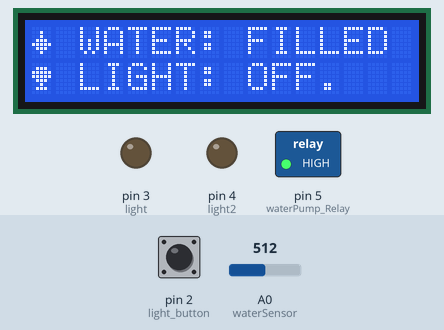
Bench run of a sketch on a simulated Arduino Uno, built with avr-gcc and run on an emulated ATmega328P. Parts: 16×2 character LCD, switched loads named in the sketch (green lamp = pin HIGH), output pins drawn as LEDs (lit = HIGH). Inputs (shaded band) come from the test bench; at power-on: A0 (waterSensor) = 512, pin 2 (light_button) HIGH. What the sketch prints to the serial monitor is not drawn.

Above: at 1.2 s.
1.3 s: A0 (waterSensor) set to 315
2.8 s: A0 (waterSensor) set to 284
At 3.3 s:
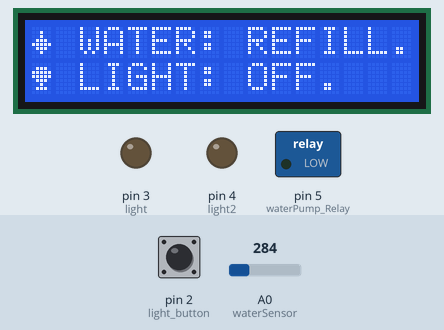
4.3 s: pin 2 (light_button) pulled LOW for 0.15 s
At 5.1 s:
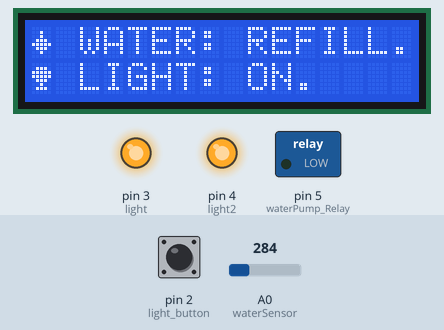
5.9 s: A0 (waterSensor) set to 716
At 6.7 s:
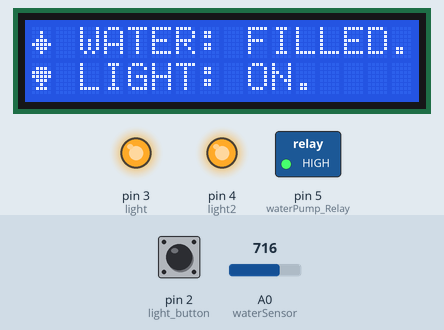
7.4 s: pin 2 (light_button) pulled LOW for 1 s
At 8.0 s:
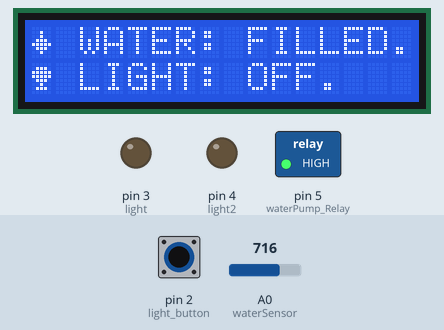
9.9 s: pin 2 (light_button) pulled LOW for 3.2 s
At 10.6 s:
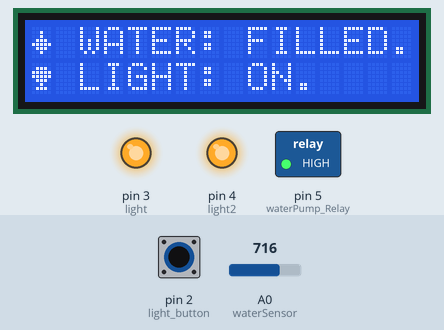
Timing chart, 0 to 12.9 s (numbered marks = the images above; inputs shaded):
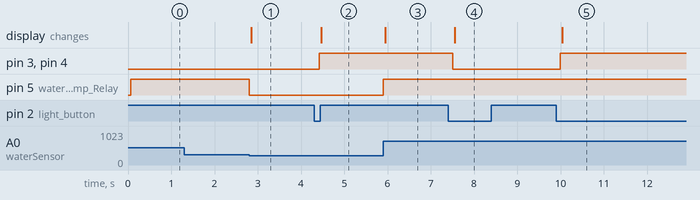

The sketch:

HydroLink.ino
```cpp
#include <LiquidCrystal_I2C.h>

//LCD variables
LiquidCrystal_I2C lcd(0x27, 16, 2);

byte light_c[8] = {
    B00000,
    B01110,
    B11111,
    B11111,
    B01110,
    B00100,
    B01110,
    B00000 };

byte water_c[8] = {
    B00000,
    B00100,
    B00100,
    B01110,
    B11111,
    B01110,
    B00100,
    B00000 };

int light_status = 0;
int water_status = 0;

//Light variables
const int light = 3;
const int light2 = 4;
const int light_button = 2;

int led_state = LOW;
int last_button_state = HIGH;
int button_state = HIGH;

unsigned long last_debounce_time = 0;
unsigned long debounce_delay = 50;


//Water variables
const int waterSensor = A0;
const int waterPump_Relay = 5;

int water_level = 0;
int min_level = 300;

void setup() {
  Serial.begin(9600);

  pinMode(waterSensor, INPUT);
  pinMode(light_button, INPUT_PULLUP);

  pinMode(light, OUTPUT);
  pinMode(light2, OUTPUT);
  pinMode(waterPump_Relay, OUTPUT);

  lcd.init();
  lcd.backlight();
  lcd.clear();
}

void loop() {

  //-------------------------LIGHT CONTROL----------------------------------
  int button_read = digitalRead(light_button); //Read the button : 0 or 1

  if (button_read != last_button_state) { //check is the button_read changed
    last_debounce_time = millis(); //set last time the button got push to current time im millisecond (millis() = return millisecond since arduino started)
  }

  if ((millis() - last_debounce_time) > debounce_delay) { //check if since last time the button push is more than the delay
    if (button_read != button_state) { //check if the current button read is not equal to and lastest button read
      button_state = button_read; //set lastest button read to current button read

      if (button_state == LOW) { //check if the lastest button read is LOW (its pushed)
        led_state = !led_state; //change light state to opposite of light state (LOW to HIGH / HIGH to LOW)
        digitalWrite(light, led_state);
        digitalWrite(light2, led_state);

        if (led_state == LOW){
          light_status = 0;
        }else{
          light_status = 1;
        }
      }
    }
  }

  last_button_state = button_read; //set last_button_state to current button read
  //----------------------------------------------------------------------------

  //-------------------------WATER CONTROL--------------------------------------
  int water_level = analogRead(waterSensor);//Read water sensor value
  Serial.println((water_level/100) * 100);

  if((water_level/100) * 100 < min_level){//check if current water level below the minimum level
    digitalWrite(waterPump_Relay, LOW);//Turn on the water pump
    water_status = 1;
  }
  else{//if current water level above the minimum level
    digitalWrite(waterPump_Relay, HIGH);//Turn off the water pump
    water_status = 0;
  }
  //------------------------------------------------------------------------------

  //-------------------------LCD CONTROL------------------------------------------
  LCD_command(light_status, water_status);
  //------------------------------------------------------------------------------
}

void LCD_command(int light_status, int water_status){
  if(water_status == 0){
    lcd.createChar(1, water_c);
    lcd.setCursor(0, 0);
    lcd.write(byte(1));
    lcd.setCursor(2, 0);
    lcd.print("WATER: FILLED");

  }
  else{
    lcd.createChar(1, water_c);
    lcd.setCursor(0, 0);
    lcd.write(byte(1));
    lcd.setCursor(2, 0);
    lcd.print("WATER: REFILL...");
  }

  if(light_status == 0){
    lcd.createChar(2, light_c);
    lcd.setCursor(0, 1);
    lcd.write(byte(2));
    lcd.setCursor(2, 1);
    lcd.print("LIGHT: OFF.");
  }
  else{
    lcd.createChar(2, light_c);
    lcd.setCursor(0, 1);
    lcd.write(byte(2));
    lcd.setCursor(2, 1);
    lcd.print("LIGHT: ON. ");
  }
}
```

Measured:
- the behaviour switches between 300 and 299 on A0 (waterSensor) (found by bisection; images 0 and 1)
- after the input at 1.3 s, every drawn part: stays the same
- after the input at 2.8 s, pin 5 (waterPump_Relay): HIGH → LOW at once; the display: changes after 0.05 s (image 1)
- after the input at 4.3 s, pin 3 (light), pin 4 (light2): LOW → HIGH after 0.12 s; the display: changes after 0.17 s (image 2)
- after the input at 5.9 s, pin 5 (waterPump_Relay): LOW → HIGH at once; the display: changes after 0.05 s (image 3)
- after the input at 7.4 s, pin 3 (light), pin 4 (light2): HIGH → LOW after 0.11 s; the display: changes after 0.15 s (image 4)
- after the input at 9.9 s, pin 3 (light), pin 4 (light2): LOW → HIGH after 0.10 s; the display: changes after 0.14 s (image 5)
